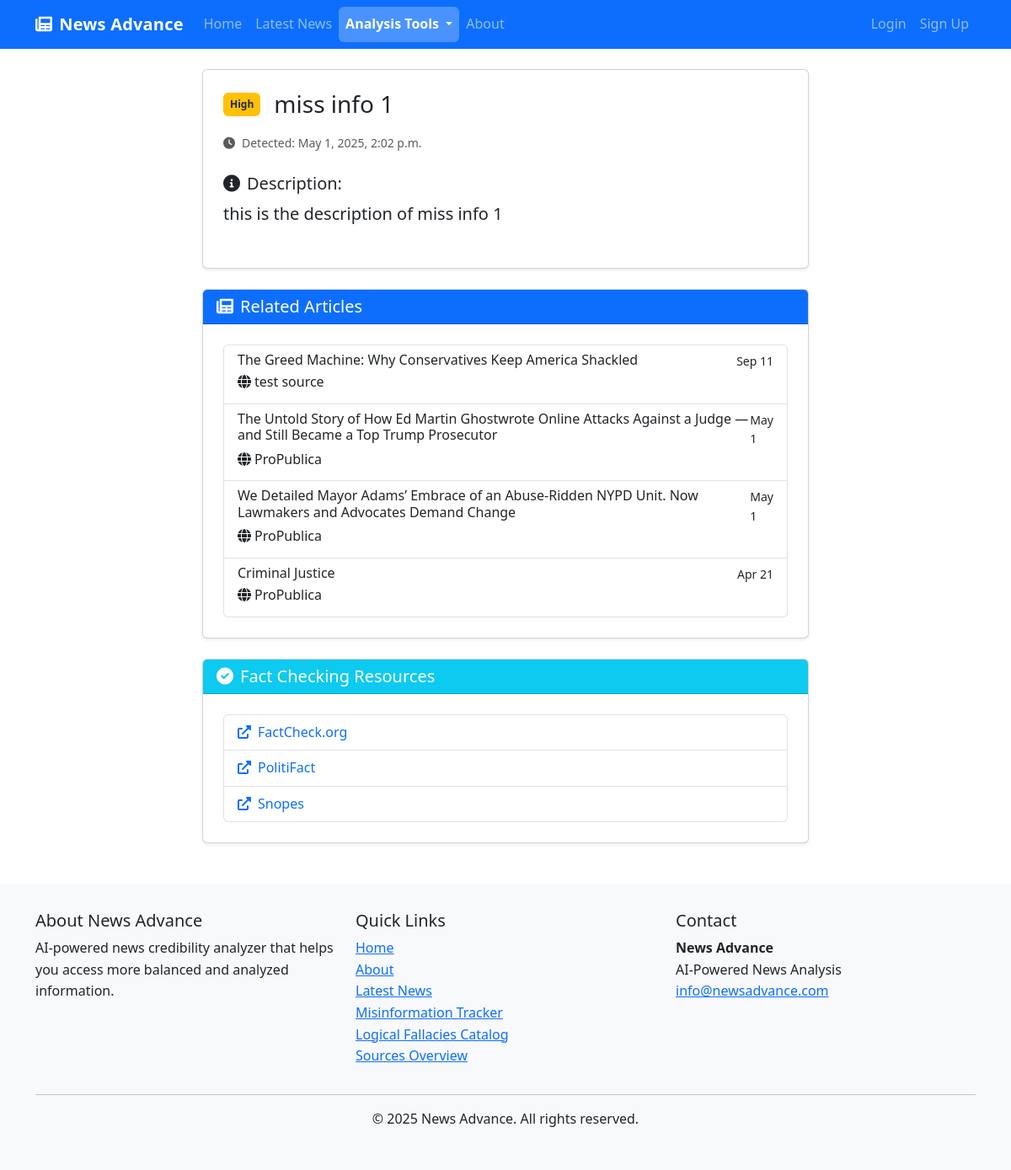
Screenshot of /analysis/misinformation/5/details/ with the database file from the repository.
### news_analysis/models.py (models this page shows, shortened)
class MisinformationAlert(models.Model):
    SEVERITY_CHOICES = [
        ('low', 'Low'),
        ('medium', 'Medium'),
        ('high', 'High'),
        ('critical', 'Critical'),
    ]
    title = models.CharField(max_length=255)
    description = models.TextField()
    related_articles = models.ManyToManyField(NewsArticle, related_name='misinformation_alerts')
    severity = models.CharField(max_length=10, choices=SEVERITY_CHOICES, default='medium')
    detected_at = models.DateTimeField(auto_now_add=True)
    is_active = models.BooleanField(default=True)
    resolution_details = models.TextField(blank=True)
    resolved_at = models.DateTimeField(null=True, blank=True)
    class Meta:
        ordering = ['-detected_at']

### news_aggregator/models.py (models this page shows, shortened)
class NewsArticle(models.Model):
    title = models.CharField(max_length=255)
    source = models.ForeignKey(NewsSource, on_delete=models.CASCADE, related_name='articles')
    url = models.URLField(unique=True)
    author = models.CharField(max_length=200, blank=True)
    published_date = models.DateTimeField(default=timezone.now)
    content = models.TextField()
    summary = models.TextField(blank=True)
    image_url = models.URLField(blank=True)
    fetched_at = models.DateTimeField(auto_now_add=True)
    last_updated = models.DateTimeField(auto_now=True)
    political_bias = models.FloatField(
        null=True,
        blank=True,
        help_text='Political bias score from -1 (left) to +1 (right)'
    )
    is_analyzed = models.BooleanField(default=False)
    is_summarized = models.BooleanField(default=False)
    class Meta:
        ordering = ['-published_date']

class NewsSource(models.Model):
    name = models.CharField(max_length=200)
    url = models.URLField(unique=True)
    description = models.TextField(blank=True)
    logo = models.ImageField(upload_to='source_logos/', blank=True, null=True)
    reliability_score = models.FloatField(default=0.0)  # 0-100 score
    political_bias = models.FloatField(
        default=0.0,
        help_text='Average political bias score from -1 (left) to +1 (right)'
    )
    created_at = models.DateTimeField(auto_now_add=True)
    updated_at = models.DateTimeField(auto_now=True)

### news_analysis/views.py (the view)
# urls.py: path('misinformation/<int:alert_id>/details/', views.alert_detail, name='alert_detail'),
def alert_detail(request, alert_id):
    alert = get_object_or_404(MisinformationAlert, pk=alert_id)
    context = {
        'alert': alert,
    }
    return render(request, 'news_analysis/alert_detail.html', context)

### news_analysis/templates/news_analysis/alert_detail.html (shortened to what this page needs)
{% extends 'base.html' %}
{% load static %}
{% block content %}
<div class="container">
    <div class="row">
        <div class="col-lg-8 mx-auto">
            <div class="card shadow-sm mb-4">
                <div class="card-body p-4">
                    <div class="d-flex align-items-center mb-3">
                        <div class="me-3">
                            {% if alert.severity == 'critical' %}
                            <span class="badge bg-danger p-2">Critical</span>
                            {% elif alert.severity == 'high' %}
                            <span class="badge bg-warning text-dark p-2">High</span>
                            {% elif alert.severity == 'medium' %}
                            <span class="badge bg-info text-dark p-2">Medium</span>
                            {% else %}
                            <span class="badge bg-success p-2">Low</span>
                            {% endif %}
                        </div>
                        <h3 class="mb-0">{{ alert.title }}</h3>
                    </div>
                    <div class="row mb-4">
                        <div class="col-md-6">
                            <small class="text-muted"><i class="fas fa-clock me-2"></i>Detected: {{ alert.detected_at|date:"F j, Y, g:i a" }}</small>
                        </div>
                    </div>
                    <div class="mb-4">
                        <h5><i class="fas fa-info-circle me-2"></i>Description:</h5>
                        <p class="lead">{{ alert.description }}</p>
                    </div>
                </div>
            </div>
            <div class="card shadow-sm mb-4">
                <div class="card-header bg-primary text-white">
                    <h5 class="mb-0"><i class="fas fa-newspaper me-2"></i>Related Articles</h5>
                </div>
                <div class="card-body p-4">
                    {% if alert.related_articles.all %}
                    <div class="list-group">
                        {% for article in alert.related_articles.all %}
                        <a href="{% url 'news_aggregator:article_detail' article.id %}" class="list-group-item list-group-item-action">
                            <div class="d-flex w-100 justify-content-between">
                                <h6 class="mb-1">{{ article.title }}</h6>
                                <small>{{ article.published_date|date:"M j" }}</small>
                            </div>
                            <p class="mb-1"><i class="fas fa-globe me-1"></i>{{ article.source.name }}</p>
                        </a>
                        {% endfor %}
                    </div>
                    {% else %}
                    <p class="text-muted"><i class="fas fa-info-circle me-2"></i>No related articles available</p>
                    {% endif %}
                </div>
            </div>
            <div class="card shadow-sm">
                <div class="card-header bg-info text-white">
                    <h5 class="mb-0"><i class="fas fa-check-circle me-2"></i>Fact Checking Resources</h5>
                </div>
                <div class="card-body p-4">
                    <ul class="list-group">
                        <li class="list-group-item">
                            <a href="https://www.factcheck.org" target="_blank" class="text-decoration-none">
                                <i class="fas fa-external-link-alt me-2"></i>FactCheck.org
                            </a>
                        </li>
                        <li class="list-group-item">
                            <a href="https://www.politifact.com" target="_blank" class="text-decoration-none">
                                <i class="fas fa-external-link-alt me-2"></i>PolitiFact
                            </a>
                        </li>
                        <li class="list-group-item">
                            <a href="https://www.snopes.com" target="_blank" class="text-decoration-none">
                                <i class="fas fa-external-link-alt me-2"></i>Snopes
                            </a>
                        </li>
                    </ul>
                </div>
            </div>
        </div>
    </div>
</div>
{% endblock %}

### templates/base.html (style rules this page uses)
body { font-family: 'Segoe UI', Tahoma, Geneva, Verdana, sans-serif; line-height: 1.6; }

### rows the page displays
MisinformationAlert: title "miss info 1", detected_at "May 1, 2025, 2:02 p.m.", description "this is the description of miss info 1"
NewsArticle: title "The Greed Machine: Why Conservatives Keep America Shackled", published_date "Sep 11", source.name "test source"
NewsArticle: title "The Untold Story of How Ed Martin Ghostwrote Online Attacks Against a Judge — and Still Became a Top Trump Prosecutor", published_date "May 1", source.name "ProPublica"
NewsArticle: title "We Detailed Mayor Adams’ Embrace of an Abuse-Ridden NYPD Unit. Now Lawmakers and Advocates Demand Change", published_date "May 1", source.name "ProPublica"
NewsArticle: title "Criminal Justice", published_date "Apr 21", source.name "ProPublica"
